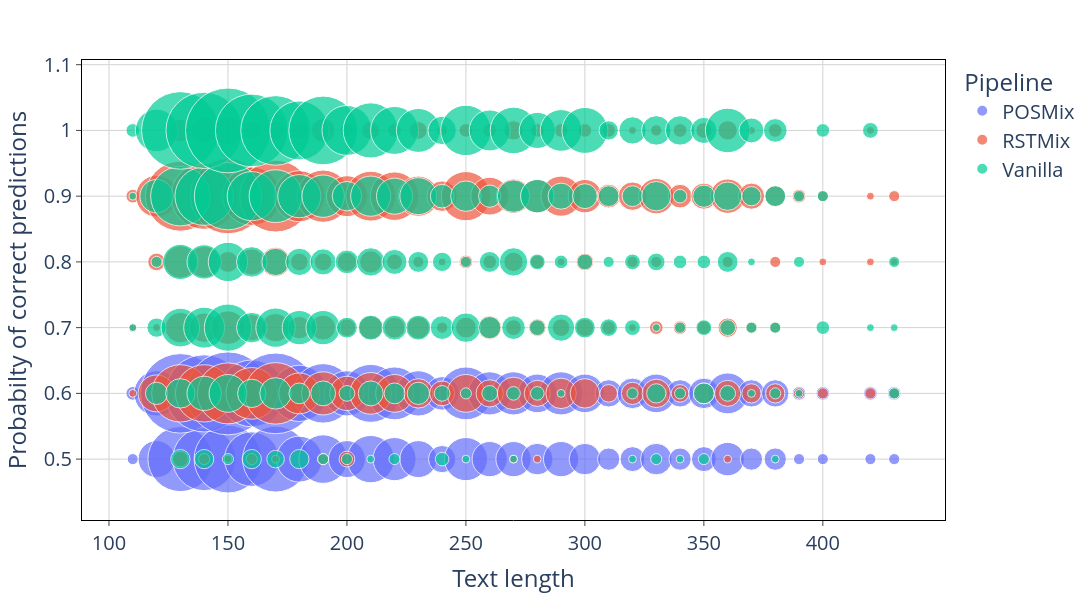

Notebook code cell kept with this figure:
### Code cell
fig3 = px.scatter(round_df1,
                  x="length",
                  y="logits",
                  size="count",
                  color="Pipeline",
                  size_max=60)
fig3.update_annotations(font_size=20)
fig3.update_layout(height=600, width=1400, plot_bgcolor="white")
fig3.update_xaxes(mirror=True,
                  ticks='outside',
                  showline=True,
                  linecolor='black',
                  gridcolor='lightgrey',
                  tickvals=[100, 150, 200, 250, 300, 350, 400])
fig3.update_yaxes(mirror=True,
                  ticks='outside',
                  showline=True,
                  linecolor='black',
                  gridcolor='lightgrey')
fig3.update_layout(
    xaxis_title="Text length",
    yaxis_title="Probabilty of correct predictions",
    font_size=20,
    legend=dict(
        itemsizing='constant',  # Garante tamanho uniforme para os marcadores da legenda
    )
)
fig3.update_annotations(font_size=20)
fig3.write_image("figs/gcdc_prob_dist_correct_pred_length.svg")
fig3.show()

### Figure 1 — Plotly figure (JSON) as saved in the notebook; plotly's stock layout.template omitted (floating-point values rounded to 4 significant figures; data arrays with more than 128 entries replaced by an {"elided": "..."} marker saying what was removed)
{"data": [{"hovertemplate": "Pipeline=POSMix<br>length=%{x}<br>logits=%{y}<br>count=%{marker.size}<extra></extra>", "legendgroup": "POSMix", "marker": {"color": "#636efa", "size": [0.0003178, 0.003496, 0.01081, 0.01017, 0.01176, 0.007628, 0.01112, 0.005403, 0.006038, 0.003496, 0.005721, 0.004767, 0.003496, 0.001907, 0.004767, 0.003178, 0.003178, 0.002543, 0.003178, 0.002543, 0.001271, 0.001589, 0.002543, 0.001271, 0.001589, 0.00286, 0.001271, 0.001271, 0.0003178, 0.0003178, 0.0003178, 0.0003178, 0.0004767, 0.005244, 0.01621, 0.01526, 0.01764, 0.01144, 0.01669, 0.008104, 0.009058, 0.005244, 0.008581, 0.007151, 0.005244, 0.00286, 0.007151, 0.004767, 0.004767, 0.003814, 0.004767, 0.003814, 0.001907, 0.002384, 0.003814, 0.001907, 0.002384, 0.00429, 0.001907, 0.001907, 0.0004767, 0.0004767, 0.0004767, 0.0004767], "sizemode": "area", "sizeref": 5.12e-06, "symbol": "circle"}, "mode": "markers", "name": "POSMix", "orientation": "v", "showlegend": true, "type": "scatter", "x": [110, 120, 130, 140, 150, 160, 170, 180, 190, 200, 210, 220, 230, 240, 250, 260, 270, 280, 290, 300, 310, 320, 330, 340, 350, 360, 370, 380, 390, 400, 420, 430, 110, 120, 130, 140, 150, 160, 170, 180, 190, 200, 210, 220, 230, 240, 250, 260, 270, 280, 290, 300, 310, 320, 330, 340, 350, 360, 370, 380, 390, 400, 420, 430], "xaxis": "x", "y": [0.5, 0.5, 0.5, 0.5, 0.5, 0.5, 0.5, 0.5, 0.5, 0.5, 0.5, 0.5, 0.5, 0.5, 0.5, 0.5, 0.5, 0.5, 0.5, 0.5, 0.5, 0.5, 0.5, 0.5, 0.5, 0.5, 0.5, 0.5, 0.5, 0.5, 0.5, 0.5, 0.6, 0.6, 0.6, 0.6, 0.6, 0.6, 0.6, 0.6, 0.6, 0.6, 0.6, 0.6, 0.6, 0.6, 0.6, 0.6, 0.6, 0.6, 0.6, 0.6, 0.6, 0.6, 0.6, 0.6, 0.6, 0.6, 0.6, 0.6, 0.6, 0.6, 0.6, 0.6], "yaxis": "y"}, {"hovertemplate": "Pipeline=RSTMix<br>length=%{x}<br>logits=%{y}<br>count=%{marker.size}<extra></extra>", "legendgroup": "RSTMix", "marker": {"color": "#EF553B", "size": {"elided": "155 float values"}, "sizemode": "area", "sizeref": 5.12e-06, "symbol": "circle"}, "mode": "markers", "name": "RSTMix", "orientation": "v", "showlegend": true, "type": "scatter", "x": {"elided": "155 int values"}, "xaxis": "x", "y": {"elided": "155 float values"}, "yaxis": "y"}, {"hovertemplate": "Pipeline=Vanilla<br>length=%{x}<br>logits=%{y}<br>count=%{marker.size}<extra></extra>", "legendgroup": "Vanilla", "marker": {"color": "#00cc96", "size": {"elided": "164 float values"}, "sizemode": "area", "sizeref": 5.12e-06, "symbol": "circle"}, "mode": "markers", "name": "Vanilla", "orientation": "v", "showlegend": true, "type": "scatter", "x": {"elided": "164 int values"}, "xaxis": "x", "y": {"elided": "164 float values"}, "yaxis": "y"}], "layout": {"font": {"size": 20}, "height": 600, "legend": {"itemsizing": "constant", "title": {"text": "Pipeline"}, "tracegroupgap": 0}, "margin": {"t": 60}, "plot_bgcolor": "white", "width": 1400, "xaxis": {"anchor": "y", "domain": [0, 1], "gridcolor": "lightgrey", "linecolor": "black", "mirror": true, "showline": true, "ticks": "outside", "tickvals": [100, 150, 200, 250, 300, 350, 400], "title": {"text": "Text length"}}, "yaxis": {"anchor": "x", "domain": [0, 1], "gridcolor": "lightgrey", "linecolor": "black", "mirror": true, "showline": true, "ticks": "outside", "title": {"text": "Probabilty of correct predictions"}}}}
